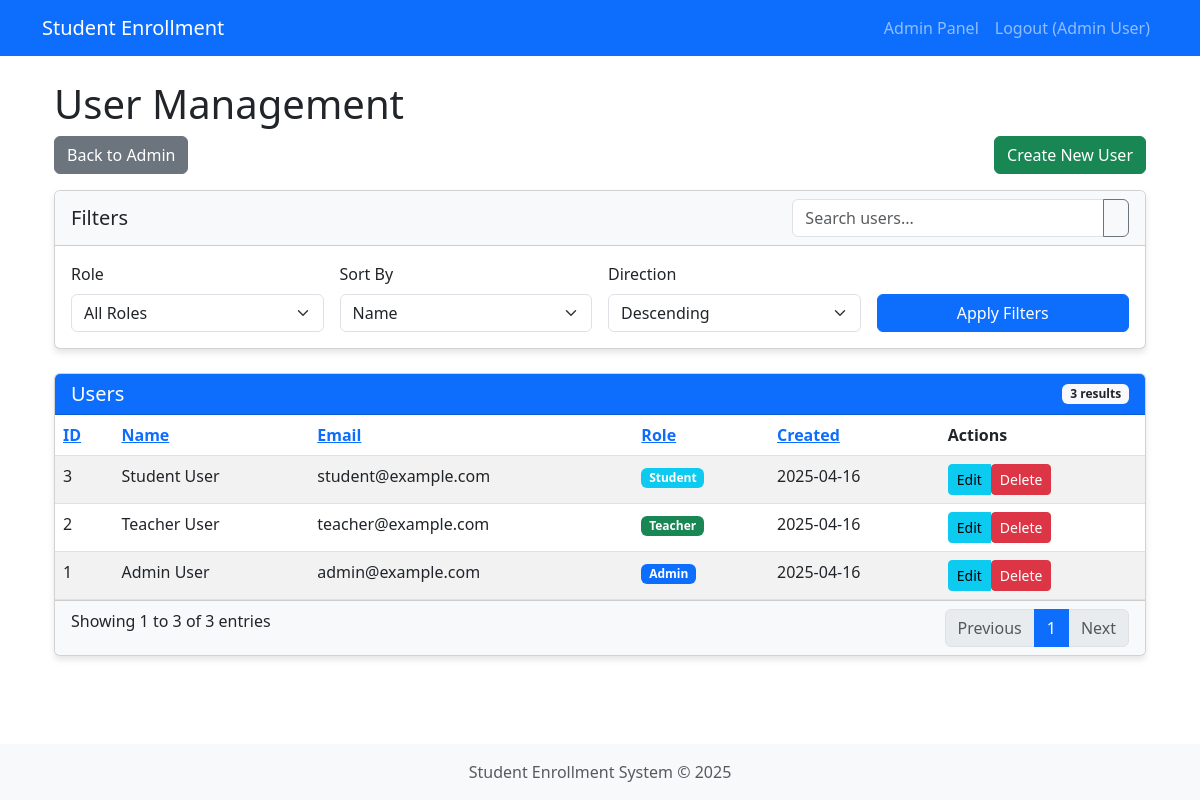
The app's page /admin/custom_users?search=&role=&sort=id&direction=desc (signed in) with its own data.
### app.py (models this page shows, shortened)
class User(db.Model, UserMixin):
    id = db.Column(db.Integer, primary_key=True)
    email = db.Column(db.String(100), unique=True, nullable=False)
    name = db.Column(db.String(100), nullable=False)
    password = db.Column(db.String(200), nullable=False)
    role_id = db.Column(db.Integer, db.ForeignKey('role.id'), nullable=False)
    created_at = db.Column(db.DateTime, default=datetime.now)
    courses_teaching = db.relationship('Course', backref='teacher', lazy=True)
    enrollments = db.relationship('Enrollment', backref='student', lazy=True)

class Role(db.Model):
    id = db.Column(db.Integer, primary_key=True)
    name = db.Column(db.String(20), unique=True, nullable=False)
    users = db.relationship('User', backref='role', lazy=True)

### app.py (the view, shortened to what this page needs)
@app.route('/admin/custom_users')
@login_required
@role_required('admin')
def admin_users():
    search = request.args.get('search', '')
    role_id = request.args.get('role', '')
    sort_field = request.args.get('sort', 'id')
    sort_direction = request.args.get('direction', 'asc')
    query = User.query
    if role_id and role_id.isdigit():
        query = query.filter(User.role_id == int(role_id))
    if sort_field == 'name':
        if sort_direction == 'desc':
            query = query.order_by(User.name.desc())
        else:
            query = query.order_by(User.name)
    elif sort_field == 'email':
        if sort_direction == 'desc':
            query = query.order_by(User.email.desc())
        else:
            query = query.order_by(User.email)
    elif sort_field == 'created_at':
        if sort_direction == 'desc':
            query = query.order_by(User.created_at.desc())
        else:
            query = query.order_by(User.created_at)
    else:  # Default sort by ID
        if sort_direction == 'desc':
            query = query.order_by(User.id.desc())
        else:
            query = query.order_by(User.id)
    users = query.all()
    roles = Role.query.all()
    return render_template(
        'admin/users.html',
        users=users,
        roles=roles,
        search=search,
        role_id=role_id,
        sort_field=sort_field,
        sort_direction=sort_direction
    )

### app.py (called while the page is built)
@login_manager.user_loader
def load_user(user_id):
    return User.query.get(int(user_id))

def role_required(role_name):
    def decorator(f):
        @wraps(f)
        def decorated_function(*args, **kwargs):
            if not current_user.is_authenticated:
                return redirect(url_for('login'))
            if not current_user.role or current_user.role.name != role_name:
                flash('You do not have permission to access this page.', 'danger')
                return redirect(url_for('dashboard'))
            return f(*args, **kwargs)
        return decorated_function
    return decorator

### templates/admin/users.html (shortened to what this page needs)
{% extends 'base.html' %}
{% block content %}
<div class="container">
  <div class="row">
    <div class="col-md-12">
      <h1>User Management</h1>
      <div class="d-flex justify-content-between mb-3">
        <div>
          <a href="{{ url_for('admin.index') }}" class="btn btn-secondary">
             Back to Admin
          </a>
        </div>
        <div>
          <a href="{{ url_for('admin_create_user') }}" class="btn btn-success">
             Create New User
          </a>
        </div>
      </div>
      <div class="card mb-4">
        <div class="card-header bg-light">
          <div class="row align-items-center">
            <div class="col">
              <h5 class="mb-0">Filters</h5>
            </div>
            <div class="col-md-4">
              <form method="GET" action="{{ url_for('admin_users') }}" class="input-group">
                <input type="text" name="search" class="form-control" placeholder="Search users..."
                  value="{{ request.args.get('search', '') }}">
                <button type="submit" class="btn btn-outline-secondary">
                </button>
              </form>
            </div>
          </div>
        </div>
        <div class="card-body">
          <div class="row g-3">
            <div class="col-md-3">
              <label class="form-label">Role</label>
              <select class="form-select" name="role" id="role-filter">
                <option value="">All Roles</option>
              </select>
            </div>
            <div class="col-md-3">
              <label class="form-label">Sort By</label>
              <select class="form-select" name="sort" id="sort-field">
                <option value="name" {% if sort_field == 'name' %}selected{% endif %}>Name</option>
              </select>
            </div>
            <div class="col-md-3">
              <label class="form-label">Direction</label>
              <select class="form-select" name="direction" id="sort-direction">
                <option value="desc" {% if sort_direction == 'desc' %}selected{% endif %}>Descending</option>
              </select>
            </div>
            <div class="col-md-3 d-flex align-items-end">
              <button type="button" id="apply-filters" class="btn btn-primary w-100">Apply Filters</button>
            </div>
          </div>
        </div>
      </div>
      <div class="card">
        <div class="card-header bg-primary text-white d-flex justify-content-between align-items-center">
          <h5 class="mb-0">Users</h5>
          <span class="badge bg-light text-dark">{{ users|length }} results</span>
        </div>
        <div class="card-body p-0">
          <div class="table-responsive">
            <table class="table table-striped table-hover mb-0">
              <thead>
                <tr>
                  <th class="admin-list-header">
                    <a href="{{ url_for('admin_users', search=search, role=role_id, sort='id', direction='asc' if sort_field == 'id' and sort_direction == 'desc' else 'desc') }}" class="column-header">ID</a>
                  </th>
                  <th class="admin-list-header">
                    <a href="{{ url_for('admin_users', search=search, role=role_id, sort='name', direction='asc' if sort_field == 'name' and sort_direction == 'desc' else 'desc') }}" class="column-header">Name</a>
                  </th>
                  <th class="admin-list-header">
                    <a href="{{ url_for('admin_users', search=search, role=role_id, sort='email', direction='asc' if sort_field == 'email' and sort_direction == 'desc' else 'desc') }}" class="column-header">Email</a>
                  </th>
                  <th class="admin-list-header">
                    <a href="#" class="column-header">Role</a>
                  </th>
                  <th class="admin-list-header">
                    <a href="{{ url_for('admin_users', search=search, role=role_id, sort='created_at', direction='asc' if sort_field == 'created_at' and sort_direction == 'desc' else 'desc') }}" class="column-header">Created</a>
                  </th>
                  <th class="admin-list-header">Actions</th>
                </tr>
              </thead>
              <tbody>
                {% for user in users %}
                <tr>
                  <td>{{ user.id }}</td>
                  <td>{{ user.name }}</td>
                  <td>{{ user.email }}</td>
                  <td>
                    <span class="badge bg-{{ 'primary' if user.role.name == 'admin' else 'success' if user.role.name == 'teacher' else 'info' }}">
                      {{ user.role.name|capitalize }}
                    </span>
                  </td>
                  <td>{{ user.created_at.strftime('%Y-%m-%d') }}</td>
                  <td>
                    <div class="btn-group" role="group">
                      <a href="{{ url_for('admin_edit_user', user_id=user.id) }}" class="btn btn-sm btn-info">
                         Edit
                      </a>
                      <form method="POST" action="{{ url_for('admin_delete_user', user_id=user.id) }}" class="d-inline"
                        onsubmit="return confirm('Are you sure you want to delete this user?');">
                        <button type="submit" class="btn btn-sm btn-danger">
                           Delete
                        </button>
                      </form>
                    </div>
                  </td>
                </tr>
                {% endfor %}
              </tbody>
            </table>
          </div>
        </div>
        <div class="card-footer bg-light">
          <div class="row">
            <div class="col-md-6">
              <div class="pagination-info">
                Showing 1 to {{ users|length }} of {{ users|length }} entries
              </div>
            </div>
            <div class="col-md-6">
              <nav aria-label="Page navigation">
                <ul class="pagination justify-content-end mb-0">
                  <li class="page-item disabled">
                    <a class="page-link" href="#" tabindex="-1" aria-disabled="true">Previous</a>
                  </li>
                  <li class="page-item active" aria-current="page">
                    <a class="page-link" href="#">1</a>
                  </li>
                  <li class="page-item disabled">
                    <a class="page-link" href="#">Next</a>
                  </li>
                </ul>
              </nav>
            </div>
          </div>
        </div>
      </div>
    </div>
  </div>
</div>
{% endblock %}

### templates/base.html (shortened to what this page needs)
<!DOCTYPE html>
<html lang="en">
<head>
    <link href="https://cdn.jsdelivr.net/npm/bootstrap@5.3.0-alpha1/dist/css/bootstrap.min.css" rel="stylesheet">
</head>
<body>
    <nav class="navbar navbar-expand-lg navbar-dark bg-primary">
        <div class="container">
            <a class="navbar-brand" href="{{ url_for('dashboard') }}">Student Enrollment</a>
            <div class="collapse navbar-collapse" id="navbarNav">
                <ul class="navbar-nav ms-auto">
                    {% if current_user.is_authenticated %}
                        {% if current_user.role %}
                            {% if current_user.role.name == 'student' %}
                                <li class="nav-item">
                                    <a class="nav-link" href="{{ url_for('student_dashboard') }}">My Courses</a>
                                </li>
                                <li class="nav-item">
                                    <a class="nav-link" href="{{ url_for('student_courses') }}">Available Courses</a>
                                </li>
                            {% elif current_user.role.name == 'teacher' %}
                                <li class="nav-item">
                                    <a class="nav-link" href="{{ url_for('teacher_dashboard') }}">My Classes</a>
                                </li>
                            {% elif current_user.role.name == 'admin' %}
                                <li class="nav-item">
                                    <a class="nav-link" href="{{ url_for('admin.index') }}">Admin Panel</a>
                                </li>
                            {% endif %}
                        {% endif %}
                        <li class="nav-item">
                            <a class="nav-link" href="{{ url_for('logout') }}">Logout ({{ current_user.name }})</a>
                        </li>
                    {% endif %}
                </ul>
            </div>
        </div>
    </nav>
    <main class="container py-4">
        {% block content %}{% endblock %}
    </main>
    <footer class="text-center text-muted">
        <div class="container">
            <p class="mb-0">Student Enrollment System &copy; 2025</p>
        </div>
    </footer>
</body>
</html>

### templates/base.html (style rules this page uses)
body { min-height: 100vh; display: flex; flex-direction: column; }
main { flex: 1; }
footer { margin-top: auto; padding: 1rem 0; background-color: #f8f9fa; }
.card { margin-bottom: 20px; box-shadow: 0 4px 6px rgba(0,0,0,0.1); }

### records on screen
User: name "Admin User", id "1", email "admin@example.com", role.name "Admin", created_at "2025-04-16"
User: id "3", name "Student User", email "student@example.com", role.name "Student", created_at "2025-04-16"
User: id "2", name "Teacher User", email "teacher@example.com", role.name "Teacher", created_at "2025-04-16"

### other values on screen
{{ users|length }} "3"
